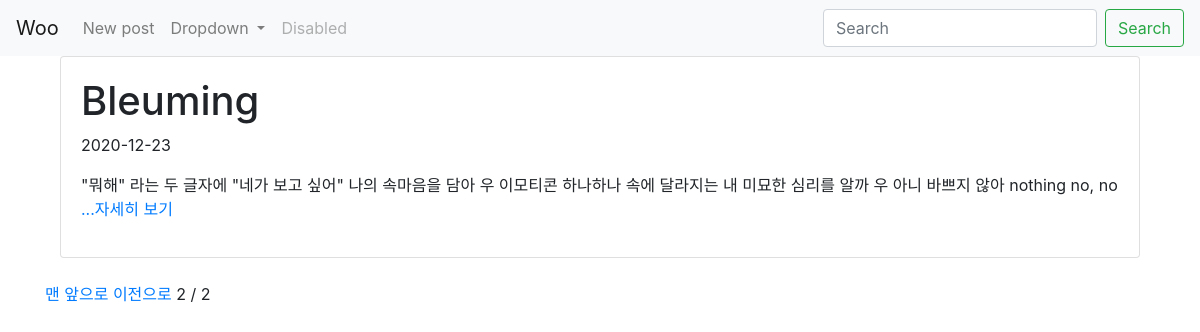
Screenshot of /?page=2 with the database file from the repository.
### blog/models.py (models this page shows, shortened)
class Blog(models.Model):
  title=models.CharField(max_length=200)
  pub_date=models.DateField('date published')
  body=models.TextField()
  def summary(self):
    return self.body[:100]

### blog/views.py (the view)
# urls.py: path('', views.home, name='home'),
def home(request):
  blog_list=Blog.objects.all()
  paginator=Paginator(blog_list,3)
  page=request.GET.get('page')
  posts=paginator.get_page(page)
  blogs=Blog.objects
  return render(request, 'home.html', {'blogs':blogs, 'posts': posts})

### blog/templates/home.html (shortened to what this page needs)
<!DOCTYPE html>
<html lang="en">
<head>
</head>
<body>
  {% extends 'base.html' %}
  {% block content %}
  {% for blog in posts %}
  <div class="container">
    <div class="card">
      <div class="card-body">
        <h1>{{ blog.title }}</h1>
        <p>{{ blog.pub_date | date:"Y-m-d" }}</p>
        <p>{{ blog.summary }}<a href="{% url 'detail' blog.id %}"> ...자세히 보기</a></p>
      </div>
    </div>
  </div>
  <br>
  {% endfor %}
  {% if posts.has_previous %}
    <a href="?page=1">맨 앞으로</a>
    <a href="?page={{posts.previous_page_number}}">이전으로</a>
  {% endif %}
    <span>{{posts.number}}</span>
    <span>/</span>
    <span>{{posts.paginator.num_pages}}</span>
  {% endblock %}

### rows the page displays
Blog: title "Bleuming", pub_date "2020-12-23", summary "\"뭐해\" 라는 두 글자에 \"네가 보고 싶어\" 나의 속마음을 담아 우 이모티콘 하나하나 속에 달라지는 내 미묘한 심리를 알까 우 아니 바쁘지 않아 nothing no, no"

### other values shown
{{ posts.number }} "2"
{{ posts.paginator.num_pages }} "2"
